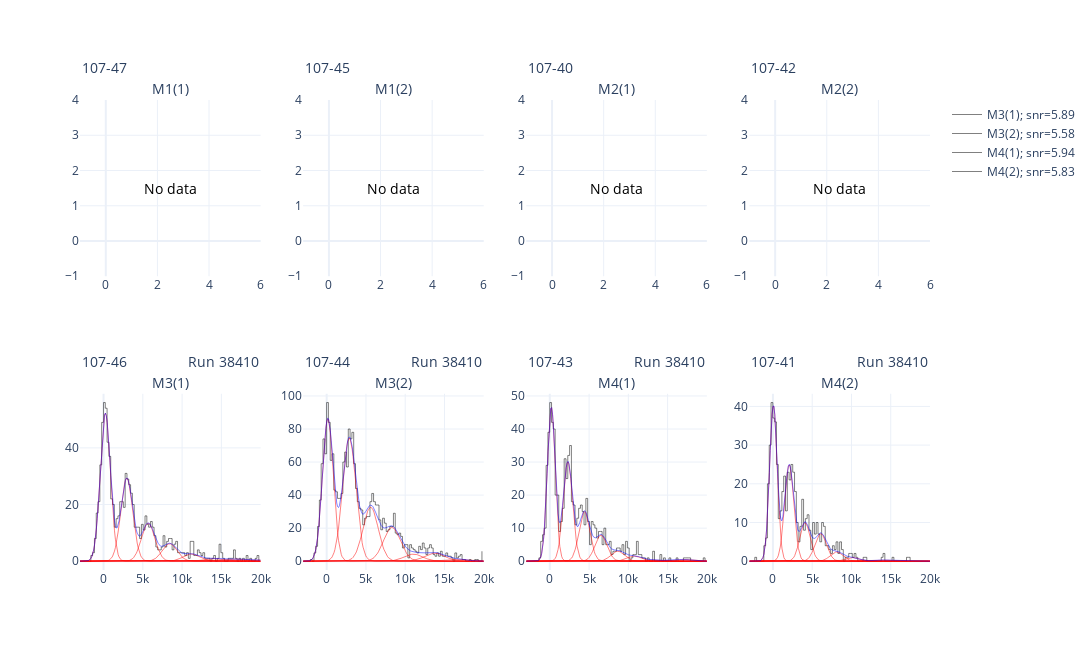
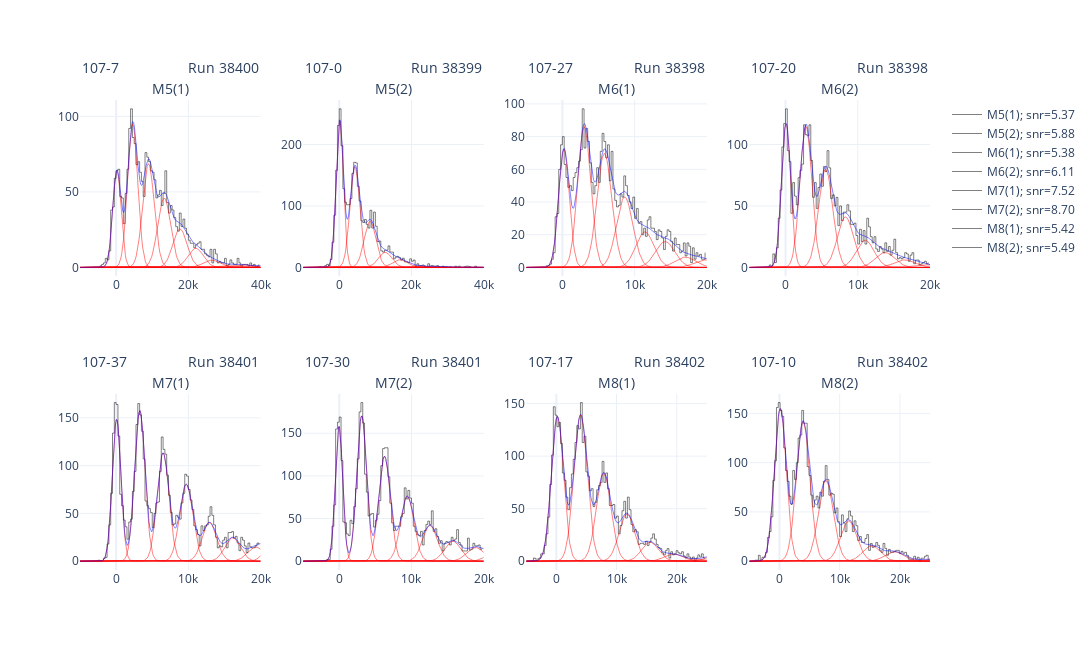

The code cell stored with these charts, in order, in its notebook:
### Code cell
from pathlib import Path
from datetime import datetime 

histargs = dict(    
    doprocess = False,
    dofit = True,
    show_progress = True,
    fitmultigauss = True,
    # verbosemultigauss = True
)
setupargs=dict(
# default 1300x1300
    width=1300,
    height=650,
    showplots=True
)
htmlname = None

# timenow = datetime.now().strftime('%Y%m%d_%H%M%S') 
# htmlname = Path(f"./calibration_{dettype}_{timenow}.html")

# # Any detector can be processed alone if all were processed already
# detector=group1
# plot_detectors(wfset_full, detector, plot_function=fithist, html=None, wf_func=histargs)
  
# detector=["C6(1)", "C6(2)"]
# plot_detectors(wfset_full, detector, plot_function=fithist, html=None, wf_func=histargs)
detector=groupLow
plot_detectors(wfset_full, detector, plot_function=fithist, html=htmlname, wf_func=histargs, **setupargs)
detector=groupHig
plot_detectors(wfset_full, detector, plot_function=fithist, html=htmlname, wf_func=histargs, **setupargs)
